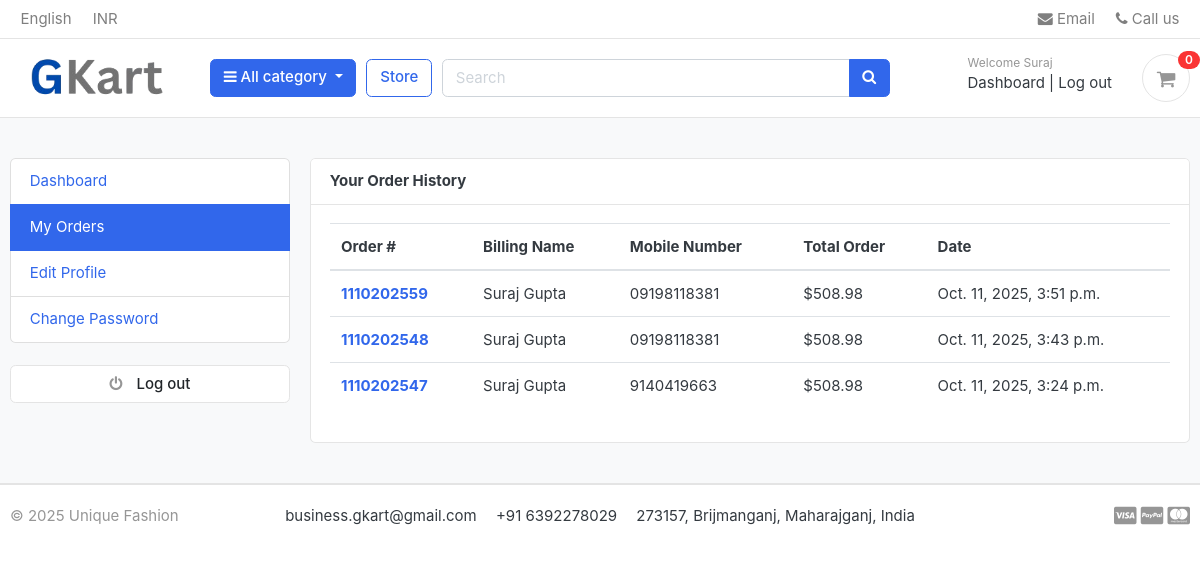
The page /accounts/my_orders/ (signed in) on the database its author committed.
### accounts/models.py (models this page shows, shortened)
class Account(AbstractBaseUser):
    first_name = models.CharField(max_length=100)
    last_name = models.CharField(max_length=100)
    username = models.CharField(max_length=100, unique=True)
    email = models.CharField(max_length=100, unique=True)
    mobile_number = models.CharField(max_length=13)
    date_joined = models.DateTimeField(auto_now_add=True)
    last_login = models.DateTimeField(auto_now=True)
    is_admin = models.BooleanField(default=False)
    is_staff = models.BooleanField(default=False)
    is_active = models.BooleanField(default=False)
    is_superadmin = models.BooleanField(default=False)
    USERNAME_FIELD = 'email'
    REQUIRED_FIELDS = ['username', 'first_name', 'last_name']
    objects = MyAccountManager()

### orders/models.py (models this page shows, shortened)
class Order(models.Model):
    STATUS = (
        ('New', 'New'),
        ('Accepted', 'Accepted'),
        ('Completed', 'Completed'),
        ('Cancelled', 'Cancelled'),
    )
    user = models.ForeignKey(Account, on_delete=models.SET_NULL, null=True)
    payment = models.ForeignKey(Payment, on_delete=models.SET_NULL, blank=True, null=True)
    order_number = models.CharField(max_length=20)
    first_name = models.CharField(max_length=50)
    last_name = models.CharField(max_length=50)
    phone = models.CharField(max_length=15)
    email = models.EmailField(max_length=50)
    address_line_1 = models.CharField(max_length=50)
    address_line_2 = models.CharField(max_length=50, blank=True)
    pin_code = models.CharField(max_length=20)
    city = models.CharField(max_length=50)
    state = models.CharField(max_length=50)
    country = models.CharField(max_length=50)
    order_note = models.CharField(max_length=100, blank=True)
    order_total = models.FloatField()
    tax = models.FloatField()
    status = models.CharField(max_length=10, choices=STATUS, default='New')
    ip = models.CharField(blank=True, max_length=20)
    is_ordered = models.BooleanField(default=False)
    created_at = models.DateTimeField(auto_now_add=True)
    updated_at = models.DateTimeField(auto_now=True)
    def full_name(self):
        return f'{self.first_name} {self.last_name}'

### accounts/views.py (the view)
# urls.py: path('my_orders/', views.my_orders, name='my_orders'),
@login_required(login_url='login')
def my_orders(request):
    orders = Order.objects.filter(user_id=request.user.id, is_ordered=True).order_by('-created_at')
    context = {
        "orders": orders
    }
    return render(request, 'accounts/my_orders.html', context)

### carts/context_processors.py (called while the page is built)
def counter(request):
    cart_count = 0
    if 'admin' in request.path:
        return {}
    else:
        try:
            cart = Cart.objects.filter(cart_id=_cart_id(request))
            if request.user.is_authenticated:
                cart_items = CartItem.objects.all().filter(user=request.user)
            else:
                cart_items = CartItem.objects.all().filter(cart=cart[:1])
            for cart_item in cart_items:
                cart_count += cart_item.quantity
        except Cart.DoesNotExist:
            cart_count = 0
    return dict(cart_count=cart_count)

### carts/views.py (called while the page is built)
def _cart_id(request):
    cart = request.session.session_key
    if not cart:
        cart = request.session.create() # create the cart id present in the session id
    return cart

### category/context_processors.py (called while the page is built)
def menu_links(request):
    links = Category.objects.all()
    return dict(links=links)

### category/models.py (called while the page is built)
    def get_url(self):
        return reverse('products_by_category', args=[self.slug])

### templates/accounts/my_orders.html (shortened to what this page needs)
{% extends "base.html" %}
{% block content %}
<section class="section-conten padding-y bg">
<div class="container">
	<div class="row">
	{% include "includes/dashboard_sidebar.html" %}
	<main class="col-md-9">
		<article class="card">
		<header class="card-header">
			<strong class="d-inline-block mr-3">Your Order History</strong>
		</header>
		<div class="card-body">
			<div class="row">
				<div class="col-md-12">
					<table class="table table-hover">
                        <thead>
                            <tr>
                                <th scope="col">Order #</th>
                                <th scope="col">Billing Name</th>
                                <th scope="col">Mobile Number</th>
                                <th scope="col">Total Order</th>
                                <th scope="col">Date</th>
                            </tr>
                        </thead>
                        <tbody>
                            {% for order in orders %}
                                <tr>
                                    <th scope="row"><a href="{% url "order_detail" order.order_number %}">{{order.order_number}}</a></th>
                                    <td>{{order.full_name}}</td>
                                    <td>{{order.phone}}</td>
                                    <td>${{order.order_total}}</td>
                                    <td>{{order.created_at}}</td>
                                </tr>
                            {% endfor %}
                        </tbody>
				    </table>
				</div>
			</div>
		</div>
		</article>
	</main>
</div>
</div>
</section>
{% endblock %}

### templates/includes/navbar.html (shortened to what this page needs)
{% load static %}
<header class="section-header">
      <nav class="navbar p-md-0 navbar-expand-sm navbar-light border-bottom">
        <div class="container">
          <div class="collapse navbar-collapse" id="navbarTop4">
            <ul class="navbar-nav mr-auto">
              <li class="nav-item dropdown">
                <a href="#" class="nav-link"> English </a>
              </li>
              <li class="nav-item dropdown">
                <a href="#" class="nav-link"> INR </a>
              </li>
            </ul>
            <ul class="navbar-nav">
              <li>
                <a href="#" class="nav-link">
                  <i class="fa fa-envelope"></i> Email
                </a>
              </li>
              <li>
                <a href="#" class="nav-link">
                  <i class="fa fa-phone"></i> Call us
                </a>
              </li>
            </ul>
          </div>
        </div>
      </nav>
      <section class="header-main border-bottom">
        <div class="container">
          <div class="row align-items-center">
            <div class="col-lg-2 col-md-3 col-6">
              <a href="{% url "home" %}" class="brand-wrap">
                <img class="logo" src="{% static 'images/logo.png' %}"  alt="Logo Image"/>
              </a>
            </div>
            <div class="col-lg col-sm col-md col-6 flex-grow-0">
              <div class="category-wrap dropdown d-inline-block float-right">
                <button
                  type="button"
                  class="btn btn-primary dropdown-toggle"
                  data-toggle="dropdown"
                >
                  <i class="fa fa-bars"></i> All category
                </button>
              </div>
            </div>
            <a href="{% url "store" %}" class="btn btn-outline-primary">Store</a>
            <div class="col-lg col-md-6 col-sm-12 col">
              <form action="{% url "search" %}" class="search">
                <div class="input-group w-100">
                  <input
                    type="text"
                    name="keyword"
                    class="form-control"
                    {% comment %} style="width: 60%" {% endcomment %}
                    placeholder="Search"
                  />
                  <div class="input-group-append">
                    <button class="btn btn-primary" type="submit">
                      <i class="fa fa-search"></i>
                    </button>
                  </div>
                </div>
              </form>
            </div>
            <div class="col-lg-3 col-sm-6 col-8 order-2 order-lg-3">
              <div class="d-flex justify-content-end mb-3 mb-lg-0">
                {% if user.id is None %}
                  <div class="widget-header">
                    <small class="title text-muted">Welcome guest!</small>
                    <div>
                      <a href="{% url "login" %}">Log in</a>
                      <span class="dark-transp"> | </span>
                      <a href="{% url "register" %}"> Register</a>
                    </div>
                  </div>
                {% else %}
                    <div class="widget-header">
                    <small class="title text-muted">Welcome {{ user.first_name }}</small>
                    <div>
                      <a href="{% url "dashboard" %}">Dashboard</a>
                      <span class="dark-transp"> | </span>
                      <a href="{% url "logout" %}"> Log out</a>
                    </div>
                  </div>
                {% endif %}
                <a href="{% url "cart" %}" class="widget-header pl-3 ml-3">
                  <div class="icon icon-sm rounded-circle border">
                    <i class="fa fa-shopping-cart"></i>
                  </div>
                  <span class="badge badge-pill badge-danger notify">{{ cart_count }}</span>
                </a>
              </div>
            </div>
          </div>
        </div>
      </section>
    </header>

### gkart/static/css/ui.css (style rules this page uses)
html { font-family: "Inter", sans-serif; font-size: 15px; }
.icon-xs, .icon-sm, .icon-md, .icon-lg { display: inline-block; text-align: center; flex-shrink: 0; flex-grow: 0; }
.icon-sm { width: 48px; height: 48px; line-height: 48px !important; font-size: 20px; }
.padding-y { padding-top: 40px; padding-bottom: 40px; }
article:after, .form-group:after { display: block; clear: both; content: ""; }
.bg { background-color: #f8f9fa; }
.header-main { position: relative; padding-top: 1rem; padding-bottom: 1rem; }
.brand-wrap .logo, .navbar-brand .logo { margin-right: 7px; max-height: 42px; display: inline-block; }
.widget-header { display: inline-block; vertical-align: middle; position: relative; }
.widget-header a { color: #343a40; }
.widget-header i { color: #969696; }
.widget-header .title { display: block; }
.widget-header .notify { position: absolute; top: -3px; right: -10px; }
.notify { position: absolute; top: -4px; right: -10px; display: inline-block; padding: 0.25em 0.6em; font-size: 12px; line-height: 1; text-align: center; border-radius: 3rem; color: #fff; background-color: #fa3434; }

### rows shown on the page
Account: first_name "Suraj"
Order: order_number "1110202559", full_name "Suraj Gupta", phone "09198118381", order_total "508.98", created_at "Oct. 11, 2025, 3:51 p.m."
Order: order_number "1110202548", full_name "Suraj Gupta", phone "09198118381", order_total "508.98", created_at "Oct. 11, 2025, 3:43 p.m."
Order: order_number "1110202547", full_name "Suraj Gupta", phone "9140419663", order_total "508.98", created_at "Oct. 11, 2025, 3:24 p.m."

### other values the page prints
{{ cart_count }} "0"
